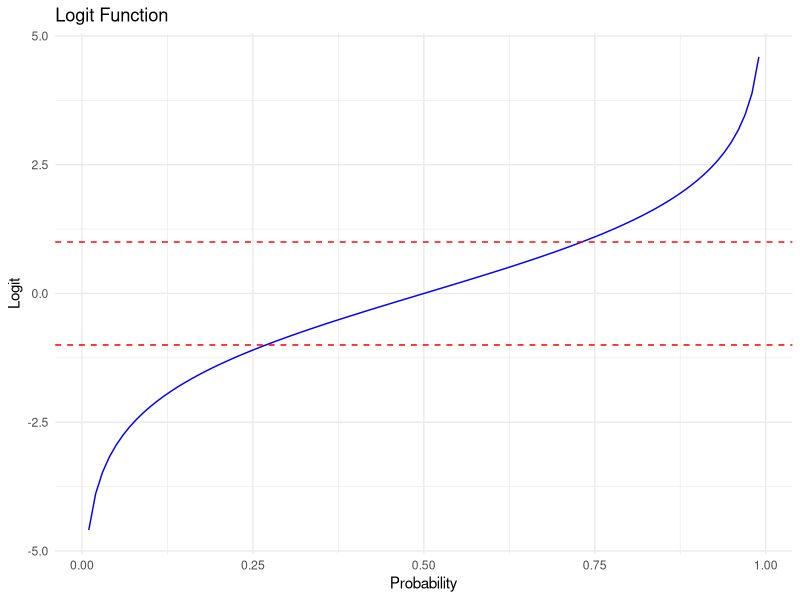
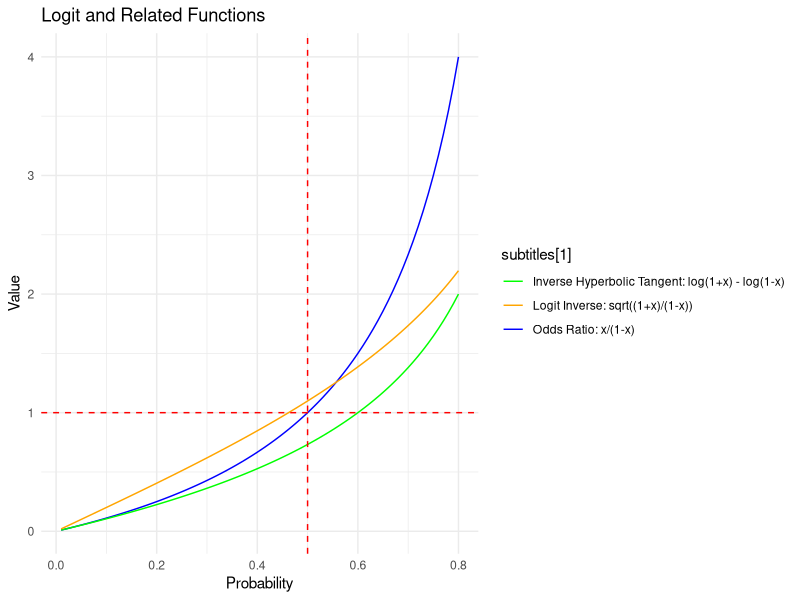

R code for these plots, in order:
library("ggplot2")
library("dplyr")

# Logit function
x <- seq(0.01, 0.99, by = 0.01)
logit <- log(x / (1 - x))

ggplot(data.frame(x, logit), aes(x = x, y = logit)) +
  geom_line(color = "blue") +
  labs(
    title = "Logit Function",
    x = "Probability",
    y = "Logit"
  ) +
  theme_minimal() +
  geom_hline(yintercept = c(-1, 1), color = "red", linetype = "dashed")

# Inverse Logit and Related Functions
y <- x / (1 - x)
loginv <- log((1 + x) / (1 - x))
invhyptan <- sqrt((1 + x) / (1 - x)) - 1
df <- data.frame(x, y, invhyptan, loginv)

subtitles <- c(
  "Odds Ratio: x/(1-x)",
  "Inverse Hyperbolic Tangent: log(1+x) - log(1-x)",
  "Logit Inverse: sqrt((1+x)/(1-x))"
)
ggplot(df %>% filter(x <= 0.8), aes(x = x)) +
  geom_line(aes(y = y, color = subtitles[1])) +
  geom_line(aes(y = invhyptan, color = subtitles[2])) +
  geom_line(aes(y = loginv, color = subtitles[3])) +
  geom_hline(yintercept = 1, color = "red", linetype = "dashed") + # horizontal line at y=1
  geom_vline(xintercept = 0.5, color = "red", linetype = "dashed") + # vertical line at x=0.5 (fixed)
  labs(
    title = "Logit and Related Functions",
    x = "Probability",
    y = "Value"
  ) +
  scale_color_manual(
    values = c(
      "Odds Ratio: x/(1-x)" = "blue",
      "Inverse Hyperbolic Tangent: log(1+x) - log(1-x)" = "green",
      "Logit Inverse: sqrt((1+x)/(1-x))" = "orange"
    )
  ) +
  theme_minimal()
